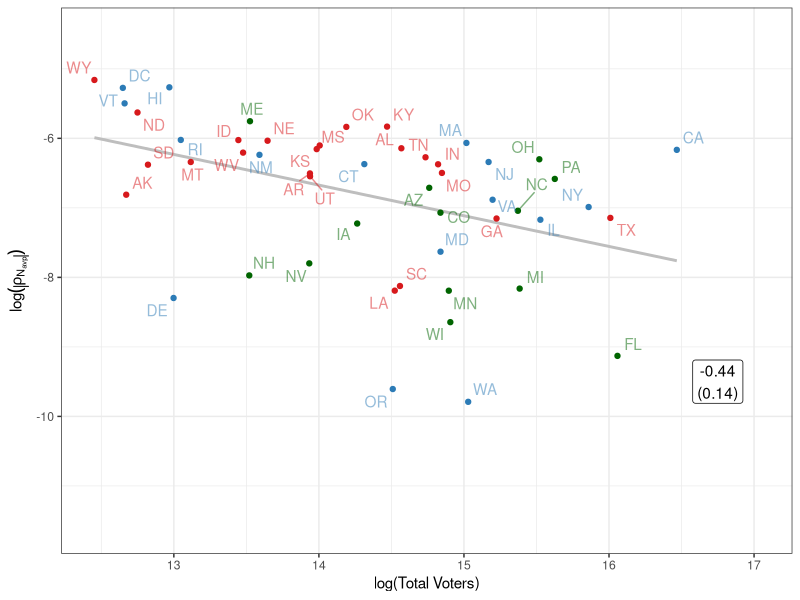

Reproduce this figure in R. (Note: this script raises an error after producing the figure.)
rm(list = ls())
library(ggplot2)
library(scales)
library(readr)
library(ggrepel)
library(dplyr)
library(tibble)

fig.w <- 6*0.80
fig.h <- 4*0.751

colorvec <- c("R" =  '#d7191c', "swing" = 'darkgreen', "D" = '#2c7bb6')


# plots for rho ----------
# data and vars
df <- read_csv("data/output/pres16_state.csv") %>%
  mutate(rc_vot_pos = rho_hrc_vot > 0,
         rc_vep_pos = rho_hrc_vep > 0,
         rt_vot_pos = rho_djt_vot > 0,
         rt_vep_pos = rho_djt_vep > 0)


rho_pos_labs <- c(`TRUE` = "rho > 0 (Overestimated Clinton)",
                  `FALSE` = "rho < 0 (Underestimated Clinton)")

# https://stackoverflow.com/a/7549819/5525412
lm_eqn <- function(ff, dat = df){
  # ff needs to be univariate regression
  m <- lm(as.formula(ff), dat)
  
  # slope 
  coef <- sprintf("%.2f", coef(m)[2])
  se <- sprintf("%.2f", summary(m)$coef[2, 2])
  
  glue::glue("{coef}\n ({se})")
}


# can't run a regression with only one data point
stopifnot(sum(df$rt_vep_pos == TRUE) <= 1)
stopifnot(sum(df$rt_vot_pos == TRUE) <= 1)

slopes <- c(lm_eqn(ff = "log(abs(rho_hrc_vot)) ~ log(tot_votes)", df),
            lm_eqn(ff = "log(abs(rho_hrc_vot)) ~ log(tot_votes)", filter(df, rc_vot_pos)),
            lm_eqn(ff = "log(abs(rho_hrc_vot)) ~ log(tot_votes)", filter(df, !rc_vot_pos)),
            lm_eqn(ff = "log(abs(rho_hrc_vep)) ~ log(vep)", df),
            lm_eqn(ff = "log(abs(rho_hrc_vep)) ~ log(vep)", filter(df, rc_vep_pos)),
            lm_eqn(ff = "log(abs(rho_hrc_vep)) ~ log(vep)", filter(df, !rc_vep_pos)),
            lm_eqn(ff = "log(abs(rho_djt_vot)) ~ log(tot_votes)", df),
            lm_eqn(ff = "log(abs(rho_djt_vep)) ~ log(vep)", df)
)

sdf <- tibble(est = rep(c("rho_vot", "rho_vep"), each = 3),
              race = "hrc",
              x = rep(c(16.75, 16.75), each = 3),
              y = rep(c(-9.5, -9.5), each = 3),
              pooled = rep(c(TRUE, FALSE, FALSE), 2),
              rc_vot_pos = c(NA, TRUE, FALSE, rep(NA, 3)),
              rc_vep_pos = c(rep(NA, 3), NA, TRUE, FALSE)) %>% 
  bind_rows(tibble(est = c("rho_vot", "rho_vep"),
                   race = "djt",
                   x = rep(c(16.75, 16.75), 1),
                   y = rep(c(-9.5, -9.5), 1),
                   pooled = c(TRUE, TRUE))) %>%
  add_column(slopes = slopes)

# y-axislimit
all_rhos <- unlist(select(df, matches("rho")), use.names = FALSE)
all_pops <- unlist(select(df, vep, tot_votes), use.names = FALSE)



# ranges
lim_rho <- range(all_rhos)
lim_lro <- range(log(abs(all_rhos)))
lim_lpp <- range(log(all_pops))

# template
gg0 <- ggplot(df, aes(label = st, color = color)) +
  geom_smooth(method = "lm", se = FALSE, color = "gray") +
  geom_point() +
  scale_color_manual(values = colorvec)  +
  geom_text_repel(alpha = 0.5) +
  theme_bw() +
  coord_cartesian(ylim = lim_lro, xlim = lim_lpp) +
  guides(color = FALSE)

gg_vot <- gg0 + aes(x = log(tot_votes)) +
  labs(x = "log(Total Voters)")

gg_vep <- gg0 + aes(x = log(tot_votes)) +
  labs(x = "log(Total Voting Eligible Population)")


# start to save figures
gg_vot + 
  aes(y = log(abs(rho_hrc_vot))) +
  labs(y = expression(log(abs(rho[N[avp]])))) +
  geom_label(data = filter(sdf, race == "hrc", est == "rho_vot", pooled), 
            aes(x = x, y = y, label = slopes), 
            inherit.aes = FALSE)
ggsave("figures/rho_hrc_vot_pooled.pdf", width = fig.w, height = fig.h)

gg_vot + 
  aes(y = log(abs(rho_hrc_vot))) +
  labs(y = expression(log(abs(rho[N[avp]])))) +
  facet_grid( ~ rc_vot_pos, labeller = labeller(rc_vot_pos = rho_pos_labs)) +
  geom_label(data = filter(sdf, race == "hrc", est == "rho_vot", !pooled), 
            aes(x = x, y = y, label = slopes), 
            inherit.aes = FALSE)
ggsave("figures/rho_hrc_vot_separated.pdf", width = fig.w, height = fig.h)

  
gg_vep + 
  aes(y = log(abs(rho_hrc_vep))) +
  labs(y = expression(log(abs(rho[N[vep]])))) +
  geom_label(data = filter(sdf, race == "hrc", est == "rho_vep", pooled), 
            aes(x = x, y = y, label = slopes), 
            inherit.aes = FALSE)
ggsave("figures/rho_hrc_vep_pooled.pdf", width = fig.w, height = fig.h)

gg_vep + 
  aes(y = log(abs(rho_hrc_vep))) +
  labs(y = expression(log(abs(rho[N[vep]])))) +
  facet_grid( ~ rc_vep_pos, labeller = labeller(rc_vep_pos = rho_pos_labs)) +
  geom_label(data = filter(sdf, race == "hrc", est == "rho_vep", !pooled), 
            aes(x = x, y = y, label = slopes), 
            inherit.aes = FALSE)
ggsave("figures/rho_hrc_vep_separated.pdf", width = fig.w, height = fig.h)

# now TRUMP
gg_vot + 
  aes(y = log(abs(rho_djt_vot))) +
  labs(y = expression(log(abs(rho[N[avp]])))) +
  geom_label(data = filter(sdf, race == "djt", est == "rho_vot", pooled), 
             aes(x = x, y = y, label = slopes), 
             inherit.aes = FALSE)
ggsave("figures/rho_djt_vot.pdf", width = fig.w, height = fig.h)


gg_vep + 
  aes(y = log(abs(rho_djt_vep))) +
  labs(y = expression(log(abs(rho[N[avp]])))) +
  geom_label(data = filter(sdf, race == "djt", est == "rho_vep", pooled), 
             aes(x = x, y = y, label = slopes), 
             inherit.aes = FALSE)
ggsave("figures/rho_djt_vep.pdf", width = fig.w, height = fig.h)


rm(gg0)

# Histogram ----
ylim_hist <- c(0, 12.5)

gg0 <- ggplot(df) + geom_vline(xintercept = 0, linetype = "dashed") +
  labs(y = "Count") +
  coord_cartesian(xlim = lim_rho, ylim = ylim_hist) + 
  scale_x_continuous(minor_breaks = NULL) +
  scale_y_continuous(minor_breaks = NULL) +
  geom_histogram(binwidth = 0.001) + theme_bw()
  

gg0 + aes(x = rho_hrc_vot) + labs(x = expression(rho[N[avp]]))
ggsave("figures/rho_hrc_vot_hist.pdf", width = fig.w, height = fig.h)

gg0 + aes(x = rho_hrc_vep) + labs(x = expression(rho[N[vep]])) +
ggsave("figures/rho_hrc_vep_hist.pdf", width = fig.w, height = fig.h)


gg0 + aes(x = rho_djt_vot) + labs(x = expression(rho[N[avp]]))
ggsave("figures/rho_djt_vot_hist.pdf", width = fig.w, height = fig.h)

gg0 + aes(x = rho_djt_vep) + labs(x = expression(rho[N[vep]])) +
  ggsave("figures/rho_djt_vep_hist.pdf", width = fig.w, height = fig.h)


ggplot(df, aes(x = cv_turnout_wgt)) +
  geom_histogram(bins = 25) + theme_bw() +
  labs(x = "Coefficient of Variation of Turnout Adjustment Weights at state-level", y = "Count")
ggsave("figures/cv_turnout_hist.pdf", width = fig.w, height = fig.h)

rm(gg0)

# Scatter ------
captext <- "Source: CCES 2016 Common Content." #\nSized proportional to population.\n States colored by R (red) or D (blue) or swing (green)."
fig.w <- 1.2*fig.w*0.8
fig.h <- 1.2*fig.h


gg0 <- ggplot(df, aes(x = cces_pct_hrc_voters, y = pct_hrc_voters, color = color, size = vap)) +
  geom_abline(slope = 1, intercept = 0, linetype = "dashed") +
  scale_x_continuous(limits = c(0, 1), label = percent, minor_breaks = NULL) +
  scale_y_continuous(limits = c(0, 1), label = percent, minor_breaks = NULL) +
  scale_color_manual(values = colorvec) +
  guides(size = FALSE, color = FALSE) +
  coord_equal() +
  theme_bw() +
  geom_point(alpha = 0.8) +
  theme(plot.caption = element_text(size = 8)) +
  labs(caption = captext)


# Hillary
gg_hrc <- gg0 +
  annotate("text", x = 0.8, y = 0.1, label = "Poll overestimated\nClinton support", color = "darkgray") +
  annotate("text", x = 0.2, y = 0.9, label = "Poll underestimated\nClinton support", color = "darkgray") +
  labs(y = "Final Clinton Popular Vote Share")

gg_hrc + aes(x = cces_pct_hrc_voters) +
  xlab("Turnout-adjusted Poll Estimate, Clinton Support")
ggsave("figures/scatter_hrc_turnout_adj.pdf", h = fig.h, w = fig.w)

gg_hrc + aes(x = cces_pct_hrc_raw) +
  xlab("Raw Poll Estimate, Clinton Suport")
ggsave("figures/scatter_hrc_raw.pdf", h = fig.h, w = fig.w)


# Trump
gg_djt <- gg0 + aes(y = pct_djt_voters) +
  annotate("text", x = 0.8, y = 0.1, label = "Poll overestimated\nTrump support", color = "darkgray") +
  annotate("text", x = 0.2, y = 0.9, label = "Poll underestimated\nTrump support", color = "darkgray") +
  labs(y = "Final Trump Popular Vote Share")

gg_djt + aes(x = cces_pct_djt_voters) +
  xlab("Turnout-adjusted Poll Estimate, Trump Support")
ggsave("figures/scatter_djt_turnout_adj.pdf", h = fig.h, w = fig.w)

gg_djt + aes(x = cces_pct_djt_raw) +
  xlab("Raw Poll Estimate, Trump Suport")
ggsave("figures/scatter_djt_raw.pdf", h = fig.h, w = fig.w)



gg0 + aes(x = (cces_n_voters/cces_n_raw), y = (tot_votes/vep), size = vap) +
  annotate("text", x = 0.8, y = 0.1, label = "Poll overestimated\nturnout", color = "darkgray") +
  annotate("text", x = 0.2, y = 0.9, label = "Poll underestimated\nturnout", color = "darkgray") +
  xlab("Turnout-Adjusted Poll Estimate of Turnout") +
  ylab("Final Turnout\n(% of Voting Eligible Population)") +
  labs(caption = captext)
ggsave("figures/scatter_turnout_accuracy.pdf", h = fig.h, w = fig.w)
